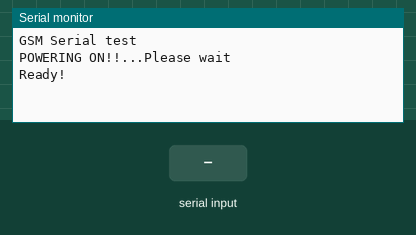
Simulated run of this sketch. Board: Arduino Uno, built with avr-gcc and run on an emulated ATmega328P. On the bench: the last lines printed to the serial monitor. Inputs (shaded band) come from the test bench.

Above: at 9.3 s.
9.4 s: "1" received over the second serial link
At 10.6 s:
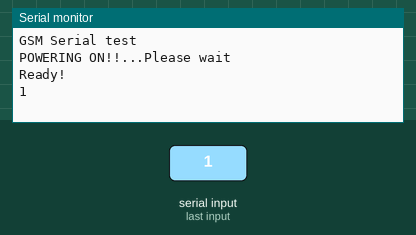
10.9 s: "0" received over the second serial link
At 11.8 s:
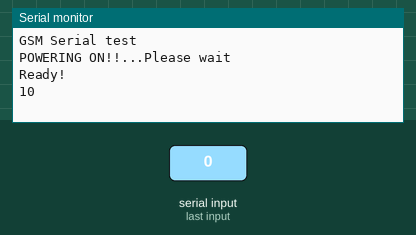

The sketch:

gsmSerialTest.ino
```cpp
//Serial Relay - Arduino will patch a
//serial link between the computer and the SIM900 Shield
//at 19200 bps 8-N-1
//Computer is connected to Hardware UART
//SIM900 Shield is connected to the Software UART
/*_______________________________________
    To Read the SIM900 RTC clock
    AT+CCLK?
    To set the SIM900 TIME AND DATE
    AT+CCLK="14/09/10,21:34:30+05"
_______________________________________*/

 #include <SoftwareSerial.h>
//SoftwareSerial SIM900(10, 11);// arduino MEGA 2560
SoftwareSerial SIM900(7, 8);// arduino UNO
unsigned char buffer[64]; // buffer array for data recieve over serial port
int count=0;     // counter for buffer array
void setup()
{
  SIM900.begin(19200);               // the SIM900 baud rate
  Serial.begin(19200);             // the Serial port of Arduino baud rate.
 Serial.println("GSM Serial test");
   Serial.println("POWERING ON!!...Please wait");
  digitalWrite(9, HIGH);
  delay(1000);
  digitalWrite(9, LOW);
  delay(7000);
  SIM900.flush();
  delay(100);
  Serial.println("Ready!");
}

void loop()
{
  if (SIM900.available())              // if date is comming from softwareserial port ==> data is comming from SIM900 shield
  {
    while(SIM900.available())          // reading data into char array
    {
      buffer[count++]=SIM900.read();     // writing data into array
      if(count == 64)break;
  }
    Serial.write(buffer,count);            // if no data transmission ends, write buffer to hardware serial port
    clearBufferArray();              // call clearBufferArray function to clear the storaged data from the array
    count = 0;                       // set counter of while loop to zero


  }
  if (Serial.available())            // if data is available on hardwareserial port ==> data is comming from PC or notebook
    SIM900.write(Serial.read());       // write it to the SIM900 shield
}
void clearBufferArray()              // function to clear buffer array
{
  for (int i=0; i<count;i++)
    { buffer[i]=NULL;}                  // clear all index of array with command NULL
}
```

Measured:
- after the input at 9.4 s, the serial monitor: prints a new line at once (image 1)
- after the input at 10.9 s, the serial monitor: prints a new line at once (image 2)
